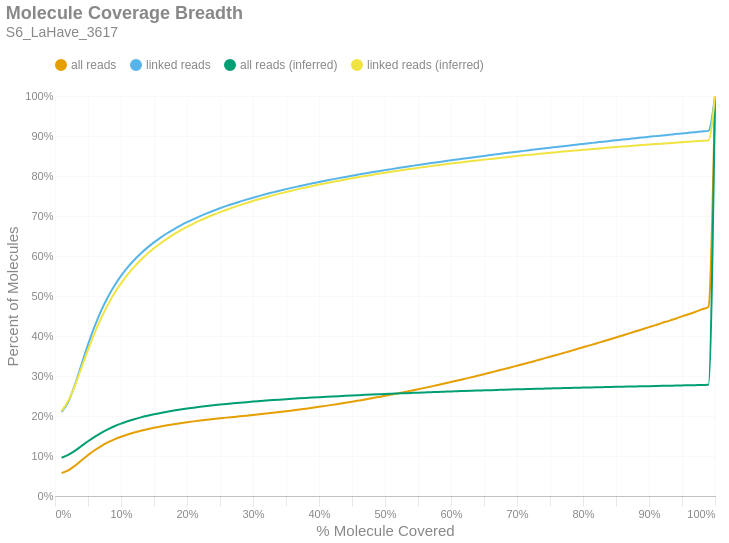

The code cell stored with this chart in its notebook:
### Markdown cell above
### Molecule Read Coverage
This chart shows molecule coverage breadth as computed by the number of bases aligned to that molecule. In other words, "*how much of each unique long molecule is actually sequenced/aligned?*" Keep in mind there is a distinction between sequences and alignments, since some sequences belonging to a particular molecule may not align well and wouldn't appear in the alignment data. This chart also shows molecule coverage breadth as computed by the *inferred fragment* from which the aligned sequences originate. Unlike read coverage, this calculation takes into account the total insert size, including unsequenced gaps between the forward and reverse reads. Like the previous figures, these are cumulative percents.

### Code cell
if SKIPLR:
    print_html(f"Skipped")
else:
    binned_df = consolidated_hist(valids['coverage_bp'], mask, 0.01, True)
    binned_df_inf = consolidated_hist(valids['coverage_inserts'], mask, 0.01, True)
    binned_df = binned_df.with_columns(pl.lit(binned_df_inf['all reads (cumsum)']).alias('all reads (inferred)'))
    binned_df = binned_df.with_columns(pl.lit(binned_df_inf['linked reads (cumsum)']).alias('linked reads (inferred)'))
    binned_df = binned_df.with_columns(
        (pl.col('bin').cast(pl.Float64) + 0.01).alias('right_edge')
    )

    with SafeRender(binned_df):
        (
            density_plot(binned_df, 'Molecule Coverage Breadth', samplename, 'molcov', ['all reads (inferred)','linked reads (inferred)'])
            .encode(
                #x=alt.X('bin:Q', title="% Molecule Covered").axis(format = '%').scale(padding=0),
                x=alt.X('right_edge:Q', title="% Molecule Covered").axis(format='%').scale(padding=0),
                y=alt.Y('value:Q', title='Percent of Molecules')
                    .axis(format='%')
                    .stack(False)
                    .scale(domainMin=0, padding=0),
                color=alt.Color("key:N").scale(domain = ["all reads", "linked reads", "all reads (inferred)", "linked reads (inferred)"]),
                tooltip = [
                    alt.Tooltip("key:N", title = "Data Type"),
                    alt.Tooltip("range_label:N", title="% Molecule Covered"),
                    alt.Tooltip("value:Q", format = ".2%", title="% Molecules")
                ]
            )
        ).display()

### Figure 1 — Vega-Lite specification as saved in the notebook (floating-point values rounded to 4 significant figures)
{"width": "container", "height": 400, "config": {"title": {"anchor": "start", "dy": -15, "fontSize": 18, "color": "#888888", "subtitleColor": "#888888", "subtitleFontSize": 14}, "arc": {"fill": "#0072B2"}, "axis": {"domainColor": "#888888", "domainWidth": 0.5, "gridWidth": 0.2, "grid": false, "titleFontWeight": 400, "titleFontSize": 15, "labelFontSize": 11, "labelColor": "#888888", "tickColor": "#888888", "tickWidth": 0.2, "titleColor": "#888888"}, "axisBand": {"grid": false}, "axisX": {"grid": true, "tickSize": 10, "domainCap": "round"}, "axisY": {"domain": false, "grid": true, "tickSize": 0, "domainCap": "round"}, "background": "transparent", "header": {"labelFontSize": 15, "labelColor": "#888888", "titleFontSize": 15, "titleFontWeight": 600, "titleColor": "#888888"}, "legend": {"labelFont": "sans-serif", "labelFontSize": 12, "labelColor": "#888888", "symbolSize": 100, "symbolType": "circle", "titleFontSize": 12, "titlePadding": 10, "titleColor": "#888888", "title": null, "orient": "top"}, "range": {"category": ["#E69F00", "#56B4E9", "#009E73", "#F0E442", "#0072B2", "#D55E00", "#CC79A7", "#000000"], "diverging": ["#cfe8f3", "#a2d4ec", "#73bfe2", "#46abdb", "#1696d2", "#12719e"]}, "area": {"fill": "#0072B2", "fillOpacity": 0.7, "line": true, "strokeOpacity": 0.7}, "line": {"color": "#0072B2", "stroke": "#0072B2", "strokeWidth": 2}, "trail": {"color": "#0072B2", "stroke": "#0072B2", "strokeWidth": 0, "size": 1}, "point": {"filled": true, "fillOpacity": 1.0, "size": 95}, "text": {"color": "#888888", "fontSize": 11, "align": "right", "fontWeight": 400, "size": 11}, "bar": {"fill": "#0072B2", "stroke": null}, "view": {"stroke": null, "continuousWidth": 660, "continuousHeight": 400}}, "data": {"name": "data-7bb8086bb7e9b8ac607e4c95d8f02e34"}, "mark": {"type": "line", "interpolate": "monotone", "point": {"opacity": 0, "size": 275}}, "encoding": {"color": {"field": "key", "scale": {"domain": ["all reads", "linked reads", "all reads (inferred)", "linked reads (inferred)"]}, "type": "nominal"}, "tooltip": [{"field": "key", "title": "Data Type", "type": "nominal"}, {"field": "range_label", "title": "% Molecule Covered", "type": "nominal"}, {"field": "value", "format": ".2%", "title": "% Molecules", "type": "quantitative"}], "x": {"axis": {"format": "%"}, "field": "right_edge", "scale": {"padding": 0}, "title": "% Molecule Covered", "type": "quantitative"}, "y": {"axis": {"format": "%"}, "field": "value", "scale": {"domainMin": 0, "padding": 0}, "stack": false, "title": "Percent of Molecules", "type": "quantitative"}}, "params": [{"name": "param_c36ac31b6afebe62", "select": {"type": "point", "fields": ["key"]}, "bind": "legend"}], "title": {"text": "Molecule Coverage Breadth", "subtitle": "S6_LaHave_3617"}, "transform": [{"fold": ["all reads (cumsum)", "linked reads (cumsum)", "all reads (inferred)", "linked reads (inferred)"]}, {"calculate": "replace(datum.key, ' (cumsum)', '')", "as": "key"}, {"filter": {"param": "param_c36ac31b6afebe62"}}], "usermeta": {"embedOptions": {"downloadFileName": "S6_LaHave_3617.molcov"}}, "$schema": "https://vega.github.io/schema/vega-lite/v6.1.0.json", "datasets": {"data-7bb8086bb7e9b8ac607e4c95d8f02e34": [{"bin": "0.0", "interval": "0.0-0.01", "all reads": 0.05707, "linked reads": 0.21, "all reads (cumsum)": 0.05707, "linked reads (cumsum)": 0.21, "range_label": "0.0-0.01", "all reads (inferred)": 0.09573, "linked reads (inferred)": 0.2122, "right_edge": 0.01}, {"bin": "0.01", "interval": "0.01-0.02", "all reads": 0.006824, "linked reads": 0.02497, "all reads (cumsum)": 0.0639, "linked reads (cumsum)": 0.235, "range_label": "0.01-0.02", "all reads (inferred)": 0.1028, "linked reads (inferred)": 0.2378, "right_edge": 0.02}, {"bin": "0.02", "interval": "0.02-0.03", "all reads": 0.01135, "linked reads": 0.04215, "all reads (cumsum)": 0.07525, "linked reads (cumsum)": 0.2771, "range_label": "0.02-0.03", "all reads (inferred)": 0.1129, "linked reads (inferred)": 0.2756, "right_edge": 0.03}, {"bin": "0.03", "interval": "0.03-0.04", "all reads": 0.01363, "linked reads": 0.05096, "all reads (cumsum)": 0.08887, "linked reads (cumsum)": 0.3281, "range_label": "0.03-0.04", "all reads (inferred)": 0.1248, "linked reads (inferred)": 0.3202, "right_edge": 0.04}, {"bin": "0.04", "interval": "0.04-0.05", "all reads": 0.01339, "linked reads": 0.05022, "all reads (cumsum)": 0.1023, "linked reads (cumsum)": 0.3783, "range_label": "0.04-0.05", "all reads (inferred)": 0.1368, "linked reads (inferred)": 0.3652, "right_edge": 0.05}, {"bin": "0.05", "interval": "0.05-0.06", "all reads": 0.01213, "linked reads": 0.0455, "all reads (cumsum)": 0.1144, "linked reads (cumsum)": 0.4238, "range_label": "0.05-0.06", "all reads (inferred)": 0.148, "linked reads (inferred)": 0.4072, "right_edge": 0.06}, {"bin": "0.06", "interval": "0.06-0.07", "all reads": 0.01054, "linked reads": 0.03956, "all reads (cumsum)": 0.1249, "linked reads (cumsum)": 0.4634, "range_label": "0.06-0.07", "all reads (inferred)": 0.158, "linked reads (inferred)": 0.4449, "right_edge": 0.07}, {"bin": "0.07", "interval": "0.07-0.08", "all reads": 0.00894, "linked reads": 0.03355, "all reads (cumsum)": 0.1339, "linked reads (cumsum)": 0.4969, "range_label": "0.07-0.08", "all reads (inferred)": 0.1668, "linked reads (inferred)": 0.4778, "right_edge": 0.08}, {"bin": "0.08", "interval": "0.08-0.09", "all reads": 0.007654, "linked reads": 0.02867, "all reads (cumsum)": 0.1415, "linked reads (cumsum)": 0.5256, "range_label": "0.08-0.09", "all reads (inferred)": 0.1744, "linked reads (inferred)": 0.5067, "right_edge": 0.09}, {"bin": "0.09", "interval": "0.09-0.1", "all reads": 0.00657, "linked reads": 0.02455, "all reads (cumsum)": 0.1481, "linked reads (cumsum)": 0.5501, "range_label": "0.09-0.1", "all reads (inferred)": 0.181, "linked reads (inferred)": 0.5317, "right_edge": 0.1}, {"bin": "0.1", "interval": "0.1-0.11", "all reads": 0.005684, "linked reads": 0.0212, "all reads (cumsum)": 0.1538, "linked reads (cumsum)": 0.5713, "range_label": "0.1-0.11", "all reads (inferred)": 0.1869, "linked reads (inferred)": 0.5536, "right_edge": 0.11}, {"bin": "0.11", "interval": "0.11-0.12", "all reads": 0.004974, "linked reads": 0.01856, "all reads (cumsum)": 0.1588, "linked reads (cumsum)": 0.5899, "range_label": "0.11-0.12", "all reads (inferred)": 0.192, "linked reads (inferred)": 0.573, "right_edge": 0.12}, {"bin": "0.12", "interval": "0.12-0.13", "all reads": 0.004377, "linked reads": 0.0163, "all reads (cumsum)": 0.1631, "linked reads (cumsum)": 0.6062, "range_label": "0.12-0.13", "all reads (inferred)": 0.1966, "linked reads (inferred)": 0.5902, "right_edge": 0.13}, {"bin": "0.13", "interval": "0.13-0.14", "all reads": 0.003957, "linked reads": 0.01472, "all reads (cumsum)": 0.1671, "linked reads (cumsum)": 0.6209, "range_label": "0.13-0.14", "all reads (inferred)": 0.2007, "linked reads (inferred)": 0.6055, "right_edge": 0.14}, {"bin": "0.14", "interval": "0.14-0.15", "all reads": 0.00354, "linked reads": 0.01314, "all reads (cumsum)": 0.1706, "linked reads (cumsum)": 0.6341, "range_label": "0.14-0.15", "all reads (inferred)": 0.2044, "linked reads (inferred)": 0.6194, "right_edge": 0.15}, {"bin": "0.15", "interval": "0.15-0.16", "all reads": 0.003223, "linked reads": 0.01193, "all reads (cumsum)": 0.1738, "linked reads (cumsum)": 0.646, "range_label": "0.15-0.16", "all reads (inferred)": 0.2077, "linked reads (inferred)": 0.632, "right_edge": 0.16}, {"bin": "0.16", "interval": "0.16-0.17", "all reads": 0.002963, "linked reads": 0.01094, "all reads (cumsum)": 0.1768, "linked reads (cumsum)": 0.6569, "range_label": "0.16-0.17", "all reads (inferred)": 0.2108, "linked reads (inferred)": 0.6435, "right_edge": 0.17}, {"bin": "0.17", "interval": "0.17-0.18", "all reads": 0.002666, "linked reads": 0.009793, "all reads (cumsum)": 0.1795, "linked reads (cumsum)": 0.6667, "range_label": "0.17-0.18", "all reads (inferred)": 0.2136, "linked reads (inferred)": 0.654, "right_edge": 0.18}, {"bin": "0.18", "interval": "0.18-0.19", "all reads": 0.002517, "linked reads": 0.009176, "all reads (cumsum)": 0.182, "linked reads (cumsum)": 0.6759, "range_label": "0.18-0.19", "all reads (inferred)": 0.2162, "linked reads (inferred)": 0.6638, "right_edge": 0.19}, {"bin": "0.19", "interval": "0.19-0.2", "all reads": 0.002367, "linked reads": 0.008599, "all reads (cumsum)": 0.1844, "linked reads (cumsum)": 0.6845, "range_label": "0.19-0.2", "all reads (inferred)": 0.2186, "linked reads (inferred)": 0.6728, "right_edge": 0.2}, {"bin": "0.2", "interval": "0.2-0.21", "all reads": 0.00219, "linked reads": 0.007893, "all reads (cumsum)": 0.1866, "linked reads (cumsum)": 0.6924, "range_label": "0.2-0.21", "all reads (inferred)": 0.2209, "linked reads (inferred)": 0.6811, "right_edge": 0.21}, {"bin": "0.21", "interval": "0.21-0.22", "all reads": 0.002078, "linked reads": 0.007423, "all reads (cumsum)": 0.1886, "linked reads (cumsum)": 0.6998, "range_label": "0.21-0.22", "all reads (inferred)": 0.2229, "linked reads (inferred)": 0.6889, "right_edge": 0.22}, {"bin": "0.22", "interval": "0.22-0.23", "all reads": 0.001944, "linked reads": 0.006849, "all reads (cumsum)": 0.1906, "linked reads (cumsum)": 0.7067, "range_label": "0.22-0.23", "all reads (inferred)": 0.2249, "linked reads (inferred)": 0.6962, "right_edge": 0.23}, {"bin": "0.23", "interval": "0.23-0.24", "all reads": 0.001866, "linked reads": 0.006543, "all reads (cumsum)": 0.1924, "linked reads (cumsum)": 0.7132, "range_label": "0.23-0.24", "all reads (inferred)": 0.2267, "linked reads (inferred)": 0.7031, "right_edge": 0.24}, {"bin": "0.24", "interval": "0.24-0.25", "all reads": 0.001791, "linked reads": 0.00619, "all reads (cumsum)": 0.1942, "linked reads (cumsum)": 0.7194, "range_label": "0.24-0.25", "all reads (inferred)": 0.2285, "linked reads (inferred)": 0.7096, "right_edge": 0.25}, {"bin": "0.25", "interval": "0.25-0.26", "all reads": 0.001697, "linked reads": 0.005789, "all reads (cumsum)": 0.1959, "linked reads (cumsum)": 0.7252, "range_label": "0.25-0.26", "all reads (inferred)": 0.2301, "linked reads (inferred)": 0.7158, "right_edge": 0.26}, {"bin": "0.26", "interval": "0.26-0.27", "all reads": 0.001652, "linked reads": 0.005518, "all reads (cumsum)": 0.1976, "linked reads (cumsum)": 0.7307, "range_label": "0.26-0.27", "all reads (inferred)": 0.2317, "linked reads (inferred)": 0.7216, "right_edge": 0.27}, {"bin": "0.27", "interval": "0.27-0.28", "all reads": 0.001614, "linked reads": 0.005181, "all reads (cumsum)": 0.1992, "linked reads (cumsum)": 0.7359, "range_label": "0.27-0.28", "all reads (inferred)": 0.2332, "linked reads (inferred)": 0.7272, "right_edge": 0.28}, {"bin": "0.28", "interval": "0.28-0.29", "all reads": 0.001663, "linked reads": 0.005023, "all reads (cumsum)": 0.2009, "linked reads (cumsum)": 0.7409, "range_label": "0.28-0.29", "all reads (inferred)": 0.2346, "linked reads (inferred)": 0.7325, "right_edge": 0.29}, {"bin": "0.29", "interval": "0.29-0.3", "all reads": 0.001696, "linked reads": 0.004832, "all reads (cumsum)": 0.2026, "linked reads (cumsum)": 0.7457, "range_label": "0.29-0.3", "all reads (inferred)": 0.236, "linked reads (inferred)": 0.7376, "right_edge": 0.3}, {"bin": "0.3", "interval": "0.3-0.31", "all reads": 0.001757, "linked reads": 0.00461, "all reads (cumsum)": 0.2043, "linked reads (cumsum)": 0.7503, "range_label": "0.3-0.31", "all reads (inferred)": 0.2373, "linked reads (inferred)": 0.7424, "right_edge": 0.31}, {"bin": "0.31", "interval": "0.31-0.32", "all reads": 0.001818, "linked reads": 0.004493, "all reads (cumsum)": 0.2061, "linked reads (cumsum)": 0.7548, "range_label": "0.31-0.32", "all reads (inferred)": 0.2385, "linked reads (inferred)": 0.7471, "right_edge": 0.32}, {"bin": "0.32", "interval": "0.32-0.33", "all reads": 0.001858, "linked reads": 0.004175, "all reads (cumsum)": 0.208, "linked reads (cumsum)": 0.759, "range_label": "0.32-0.33", "all reads (inferred)": 0.2398, "linked reads (inferred)": 0.7516, "right_edge": 0.33}, {"bin": "0.33", "interval": "0.33-0.34", "all reads": 0.001913, "linked reads": 0.004123, "all reads (cumsum)": 0.2099, "linked reads (cumsum)": 0.7631, "range_label": "0.33-0.34", "all reads (inferred)": 0.2409, "linked reads (inferred)": 0.7559, "right_edge": 0.34}, {"bin": "0.34", "interval": "0.34-0.35", "all reads": 0.001978, "linked reads": 0.003988, "all reads (cumsum)": 0.2119, "linked reads (cumsum)": 0.7671, "range_label": "0.34-0.35", "all reads (inferred)": 0.242, "linked reads (inferred)": 0.76, "right_edge": 0.35}, {"bin": "0.35", "interval": "0.35-0.36", "all reads": 0.002061, "linked reads": 0.003841, "all reads (cumsum)": 0.2139, "linked reads (cumsum)": 0.771, "range_label": "0.35-0.36", "all reads (inferred)": 0.2431, "linked reads (inferred)": 0.7639, "right_edge": 0.36}, {"bin": "0.36", "interval": "0.36-0.37", "all reads": 0.002108, "linked reads": 0.003639, "all reads (cumsum)": 0.216, "linked reads (cumsum)": 0.7746, "range_label": "0.36-0.37", "all reads (inferred)": 0.2441, "linked reads (inferred)": 0.7678, "right_edge": 0.37}, {"bin": "0.37", "interval": "0.37-0.38", "all reads": 0.002198, "linked reads": 0.003631, "all reads (cumsum)": 0.2182, "linked reads (cumsum)": 0.7782, "range_label": "0.37-0.38", "all reads (inferred)": 0.2451, "linked reads (inferred)": 0.7715, "right_edge": 0.38}, {"bin": "0.38", "interval": "0.38-0.39", "all reads": 0.002275, "linked reads": 0.003432, "all reads (cumsum)": 0.2205, "linked reads (cumsum)": 0.7817, "range_label": "0.38-0.39", "all reads (inferred)": 0.2461, "linked reads (inferred)": 0.775, "right_edge": 0.39}, {"bin": "0.39", "interval": "0.39-0.4", "all reads": 0.002385, "linked reads": 0.003409, "all reads (cumsum)": 0.2229, "linked reads (cumsum)": 0.7851, "range_label": "0.39-0.4", "all reads (inferred)": 0.247, "linked reads (inferred)": 0.7785, "right_edge": 0.4}, {"bin": "0.4", "interval": "0.4-0.41", "all reads": 0.002401, "linked reads": 0.003247, "all reads (cumsum)": 0.2253, "linked reads (cumsum)": 0.7883, "range_label": "0.4-0.41", "all reads (inferred)": 0.2479, "linked reads (inferred)": 0.7818, "right_edge": 0.41}, {"bin": "0.41", "interval": "0.41-0.42", "all reads": 0.002488, "linked reads": 0.003212, "all reads (cumsum)": 0.2278, "linked reads (cumsum)": 0.7915, "range_label": "0.41-0.42", "all reads (inferred)": 0.2488, "linked reads (inferred)": 0.7851, "right_edge": 0.42}, {"bin": "0.42", "interval": "0.42-0.43", "all reads": 0.002582, "linked reads": 0.003128, "all reads (cumsum)": 0.2304, "linked reads (cumsum)": 0.7947, "range_label": "0.42-0.43", "all reads (inferred)": 0.2497, "linked reads (inferred)": 0.7883, "right_edge": 0.43}, {"bin": "0.43", "interval": "0.43-0.44", "all reads": 0.002627, "linked reads": 0.003029, "all reads (cumsum)": 0.233, "linked reads (cumsum)": 0.7977, "range_label": "0.43-0.44", "all reads (inferred)": 0.2505, "linked reads (inferred)": 0.7914, "right_edge": 0.44}, {"bin": "0.44", "interval": "0.44-0.45", "all reads": 0.002738, "linked reads": 0.002978, "all reads (cumsum)": 0.2357, "linked reads (cumsum)": 0.8007, "range_label": "0.44-0.45", "all reads (inferred)": 0.2513, "linked reads (inferred)": 0.7944, "right_edge": 0.45}, {"bin": "0.45", "interval": "0.45-0.46", "all reads": 0.002814, "linked reads": 0.002952, "all reads (cumsum)": 0.2386, "linked reads (cumsum)": 0.8036, "range_label": "0.45-0.46", "all reads (inferred)": 0.2521, "linked reads (inferred)": 0.7972, "right_edge": 0.46}, {"bin": "0.46", "interval": "0.46-0.47", "all reads": 0.002852, "linked reads": 0.002824, "all reads (cumsum)": 0.2414, "linked reads (cumsum)": 0.8064, "range_label": "0.46-0.47", "all reads (inferred)": 0.2529, "linked reads (inferred)": 0.8, "right_edge": 0.47}, {"bin": "0.47", "interval": "0.47-0.48", "all reads": 0.002969, "linked reads": 0.002777, "all reads (cumsum)": 0.2444, "linked reads (cumsum)": 0.8092, "range_label": "0.47-0.48", "all reads (inferred)": 0.2536, "linked reads (inferred)": 0.8028, "right_edge": 0.48}, {"bin": "0.48", "interval": "0.48-0.49", "all reads": 0.002904, "linked reads": 0.002666, "all reads (cumsum)": 0.2473, "linked reads (cumsum)": 0.8119, "range_label": "0.48-0.49", "all reads (inferred)": 0.2544, "linked reads (inferred)": 0.8055, "right_edge": 0.49}, {"bin": "0.49", "interval": "0.49-0.5", "all reads": 0.003297, "linked reads": 0.002806, "all reads (cumsum)": 0.2506, "linked reads (cumsum)": 0.8147, "range_label": "0.49-0.5", "all reads (inferred)": 0.2551, "linked reads (inferred)": 0.8082, "right_edge": 0.5}, {"bin": "0.5", "interval": "0.5-0.51", "all reads": 0.002928, "linked reads": 0.002522, "all reads (cumsum)": 0.2535, "linked reads (cumsum)": 0.8172, "range_label": "0.5-0.51", "all reads (inferred)": 0.2558, "linked reads (inferred)": 0.8107, "right_edge": 0.51}, {"bin": "0.51", "interval": "0.51-0.52", "all reads": 0.003315, "linked reads": 0.00263, "all reads (cumsum)": 0.2568, "linked reads (cumsum)": 0.8198, "range_label": "0.51-0.52", "all reads (inferred)": 0.2565, "linked reads (inferred)": 0.8131, "right_edge": 0.52}, {"bin": "0.52", "interval": "0.52-0.53", "all reads": 0.003268, "linked reads": 0.002571, "all reads (cumsum)": 0.2601, "linked reads (cumsum)": 0.8224, "range_label": "0.52-0.53", "all reads (inferred)": 0.2571, "linked reads (inferred)": 0.8156, "right_edge": 0.53}, {"bin": "0.53", "interval": "0.53-0.54", "all reads": 0.003367, "linked reads": 0.002535, "all reads (cumsum)": 0.2635, "linked reads (cumsum)": 0.8249, "range_label": "0.53-0.54", "all reads (inferred)": 0.2578, "linked reads (inferred)": 0.8179, "right_edge": 0.54}, {"bin": "0.54", "interval": "0.54-0.55", "all reads": 0.003381, "linked reads": 0.002502, "all reads (cumsum)": 0.2668, "linked reads (cumsum)": 0.8275, "range_label": "0.54-0.55", "all reads (inferred)": 0.2584, "linked reads (inferred)": 0.8203, "right_edge": 0.55}, {"bin": "0.55", "interval": "0.55-0.56", "all reads": 0.003487, "linked reads": 0.00241, "all reads (cumsum)": 0.2703, "linked reads (cumsum)": 0.8299, "range_label": "0.55-0.56", "all reads (inferred)": 0.259, "linked reads (inferred)": 0.8225, "right_edge": 0.56}, {"bin": "0.56", "interval": "0.56-0.57", "all reads": 0.003568, "linked reads": 0.002386, "all reads (cumsum)": 0.2739, "linked reads (cumsum)": 0.8322, "range_label": "0.56-0.57", "all reads (inferred)": 0.2596, "linked reads (inferred)": 0.8247, "right_edge": 0.57}, {"bin": "0.57", "interval": "0.57-0.58", "all reads": 0.003595, "linked reads": 0.002329, "all reads (cumsum)": 0.2775, "linked reads (cumsum)": 0.8346, "range_label": "0.57-0.58", "all reads (inferred)": 0.2602, "linked reads (inferred)": 0.8269, "right_edge": 0.58}, {"bin": "0.58", "interval": "0.58-0.59", "all reads": 0.003708, "linked reads": 0.002273, "all reads (cumsum)": 0.2812, "linked reads (cumsum)": 0.8368, "range_label": "0.58-0.59", "all reads (inferred)": 0.2608, "linked reads (inferred)": 0.829, "right_edge": 0.59}, {"bin": "0.59", "interval": "0.59-0.6", "all reads": 0.003827, "linked reads": 0.002312, "all reads (cumsum)": 0.285, "linked reads (cumsum)": 0.8392, "range_label": "0.59-0.6", "all reads (inferred)": 0.2614, "linked reads (inferred)": 0.8311, "right_edge": 0.6}, {"bin": "0.6", "interval": "0.6-0.61", "all reads": 0.003712, "linked reads": 0.002261, "all reads (cumsum)": 0.2887, "linked reads (cumsum)": 0.8414, "range_label": "0.6-0.61", "all reads (inferred)": 0.262, "linked reads (inferred)": 0.8332, "right_edge": 0.61}, {"bin": "0.61", "interval": "0.61-0.62", "all reads": 0.003924, "linked reads": 0.002242, "all reads (cumsum)": 0.2927, "linked reads (cumsum)": 0.8437, "range_label": "0.61-0.62", "all reads (inferred)": 0.2625, "linked reads (inferred)": 0.8352, "right_edge": 0.62}, {"bin": "0.62", "interval": "0.62-0.63", "all reads": 0.003915, "linked reads": 0.002239, "all reads (cumsum)": 0.2966, "linked reads (cumsum)": 0.8459, "range_label": "0.62-0.63", "all reads (inferred)": 0.2631, "linked reads (inferred)": 0.8371, "right_edge": 0.63}, {"bin": "0.63", "interval": "0.63-0.64", "all reads": 0.003995, "linked reads": 0.002168, "all reads (cumsum)": 0.3006, "linked reads (cumsum)": 0.8481, "range_label": "0.63-0.64", "all reads (inferred)": 0.2636, "linked reads (inferred)": 0.839, "right_edge": 0.64}, {"bin": "0.64", "interval": "0.64-0.65", "all reads": 0.003975, "linked reads": 0.002083, "all reads (cumsum)": 0.3045, "linked reads (cumsum)": 0.8502, "range_label": "0.64-0.65", "all reads (inferred)": 0.2641, "linked reads (inferred)": 0.8409, "right_edge": 0.65}, {"bin": "0.65", "interval": "0.65-0.66", "all reads": 0.004284, "linked reads": 0.002244, "all reads (cumsum)": 0.3088, "linked reads (cumsum)": 0.8524, "range_label": "0.65-0.66", "all reads (inferred)": 0.2646, "linked reads (inferred)": 0.8428, "right_edge": 0.66}, {"bin": "0.66", "interval": "0.66-0.67", "all reads": 0.004068, "linked reads": 0.002081, "all reads (cumsum)": 0.3129, "linked reads (cumsum)": 0.8545, "range_label": "0.66-0.67", "all reads (inferred)": 0.2651, "linked reads (inferred)": 0.8446, "right_edge": 0.67}, {"bin": "0.67", "interval": "0.67-0.68", "all reads": 0.004246, "linked reads": 0.002124, "all reads (cumsum)": 0.3171, "linked reads (cumsum)": 0.8566, "range_label": "0.67-0.68", "all reads (inferred)": 0.2656, "linked reads (inferred)": 0.8464, "right_edge": 0.68}, {"bin": "0.68", "interval": "0.68-0.69", "all reads": 0.004196, "linked reads": 0.002063, "all reads (cumsum)": 0.3213, "linked reads (cumsum)": 0.8587, "range_label": "0.68-0.69", "all reads (inferred)": 0.2661, "linked reads (inferred)": 0.8482, "right_edge": 0.69}, {"bin": "0.69", "interval": "0.69-0.7", "all reads": 0.004376, "linked reads": 0.00207, "all reads (cumsum)": 0.3257, "linked reads (cumsum)": 0.8607, "range_label": "0.69-0.7", "all reads (inferred)": 0.2666, "linked reads (inferred)": 0.8499, "right_edge": 0.7}, {"bin": "0.7", "interval": "0.7-0.71", "all reads": 0.004337, "linked reads": 0.002078, "all reads (cumsum)": 0.3301, "linked reads (cumsum)": 0.8628, "range_label": "0.7-0.71", "all reads (inferred)": 0.2671, "linked reads (inferred)": 0.8516, "right_edge": 0.71}, {"bin": "0.71", "interval": "0.71-0.72", "all reads": 0.004368, "linked reads": 0.001956, "all reads (cumsum)": 0.3344, "linked reads (cumsum)": 0.8648, "range_label": "0.71-0.72", "all reads (inferred)": 0.2675, "linked reads (inferred)": 0.8533, "right_edge": 0.72}, {"bin": "0.72", "interval": "0.72-0.73", "all reads": 0.004556, "linked reads": 0.001982, "all reads (cumsum)": 0.339, "linked reads (cumsum)": 0.8668, "range_label": "0.72-0.73", "all reads (inferred)": 0.268, "linked reads (inferred)": 0.8549, "right_edge": 0.73}, {"bin": "0.73", "interval": "0.73-0.74", "all reads": 0.004487, "linked reads": 0.00198, "all reads (cumsum)": 0.3435, "linked reads (cumsum)": 0.8687, "range_label": "0.73-0.74", "all reads (inferred)": 0.2684, "linked reads (inferred)": 0.8565, "right_edge": 0.74}, {"bin": "0.74", "interval": "0.74-0.75", "all reads": 0.004781, "linked reads": 0.001961, "all reads (cumsum)": 0.3482, "linked reads (cumsum)": 0.8707, "range_label": "0.74-0.75", "all reads (inferred)": 0.2689, "linked reads (inferred)": 0.8581, "right_edge": 0.75}, {"bin": "0.75", "interval": "0.75-0.76", "all reads": 0.004477, "linked reads": 0.001849, "all reads (cumsum)": 0.3527, "linked reads (cumsum)": 0.8725, "range_label": "0.75-0.76", "all reads (inferred)": 0.2693, "linked reads (inferred)": 0.8595, "right_edge": 0.76}, {"bin": "0.76", "interval": "0.76-0.77", "all reads": 0.004663, "linked reads": 0.001945, "all reads (cumsum)": 0.3574, "linked reads (cumsum)": 0.8745, "range_label": "0.76-0.77", "all reads (inferred)": 0.2697, "linked reads (inferred)": 0.8611, "right_edge": 0.77}, {"bin": "0.77", "interval": "0.77-0.78", "all reads": 0.004682, "linked reads": 0.001923, "all reads (cumsum)": 0.3621, "linked reads (cumsum)": 0.8764, "range_label": "0.77-0.78", "all reads (inferred)": 0.2701, "linked reads (inferred)": 0.8626, "right_edge": 0.78}, {"bin": "0.78", "interval": "0.78-0.79", "all reads": 0.004771, "linked reads": 0.00188, "all reads (cumsum)": 0.3668, "linked reads (cumsum)": 0.8783, "range_label": "0.78-0.79", "all reads (inferred)": 0.2705, "linked reads (inferred)": 0.864, "right_edge": 0.79}, {"bin": "0.79", "interval": "0.79-0.8", "all reads": 0.005027, "linked reads": 0.001921, "all reads (cumsum)": 0.3719, "linked reads (cumsum)": 0.8802, "range_label": "0.79-0.8", "all reads (inferred)": 0.2709, "linked reads (inferred)": 0.8655, "right_edge": 0.8}, {"bin": "0.8", "interval": "0.8-0.81", "all reads": 0.004681, "linked reads": 0.001829, "all reads (cumsum)": 0.3765, "linked reads (cumsum)": 0.882, "range_label": "0.8-0.81", "all reads (inferred)": 0.2713, "linked reads (inferred)": 0.8669, "right_edge": 0.81}, {"bin": "0.81", "interval": "0.81-0.82", "all reads": 0.004828, "linked reads": 0.001855, "all reads (cumsum)": 0.3814, "linked reads (cumsum)": 0.8839, "range_label": "0.81-0.82", "all reads (inferred)": 0.2717, "linked reads (inferred)": 0.8682, "right_edge": 0.82}, {"bin": "0.82", "interval": "0.82-0.83", "all reads": 0.004991, "linked reads": 0.001773, "all reads (cumsum)": 0.3864, "linked reads (cumsum)": 0.8857, "range_label": "0.82-0.83", "all reads (inferred)": 0.2721, "linked reads (inferred)": 0.8696, "right_edge": 0.83}, {"bin": "0.83", "interval": "0.83-0.84", "all reads": 0.004983, "linked reads": 0.001849, "all reads (cumsum)": 0.3913, "linked reads (cumsum)": 0.8875, "range_label": "0.83-0.84", "all reads (inferred)": 0.2725, "linked reads (inferred)": 0.871, "right_edge": 0.84}, {"bin": "0.84", "interval": "0.84-0.85", "all reads": 0.004963, "linked reads": 0.001734, "all reads (cumsum)": 0.3963, "linked reads (cumsum)": 0.8892, "range_label": "0.84-0.85", "all reads (inferred)": 0.2729, "linked reads (inferred)": 0.8722, "right_edge": 0.85}, {"bin": "0.85", "interval": "0.85-0.86", "all reads": 0.005119, "linked reads": 0.001797, "all reads (cumsum)": 0.4014, "linked reads (cumsum)": 0.891, "range_label": "0.85-0.86", "all reads (inferred)": 0.2732, "linked reads (inferred)": 0.8736, "right_edge": 0.86}, {"bin": "0.86", "interval": "0.86-0.87", "all reads": 0.005058, "linked reads": 0.001743, "all reads (cumsum)": 0.4065, "linked reads (cumsum)": 0.8928, "range_label": "0.86-0.87", "all reads (inferred)": 0.2736, "linked reads (inferred)": 0.8748, "right_edge": 0.87}, {"bin": "0.87", "interval": "0.87-0.88", "all reads": 0.005204, "linked reads": 0.001753, "all reads (cumsum)": 0.4117, "linked reads (cumsum)": 0.8945, "range_label": "0.87-0.88", "all reads (inferred)": 0.274, "linked reads (inferred)": 0.8761, "right_edge": 0.88}, {"bin": "0.88", "interval": "0.88-0.89", "all reads": 0.005113, "linked reads": 0.00172, "all reads (cumsum)": 0.4168, "linked reads (cumsum)": 0.8963, "range_label": "0.88-0.89", "all reads (inferred)": 0.2743, "linked reads (inferred)": 0.8773, "right_edge": 0.89}, {"bin": "0.89", "interval": "0.89-0.9", "all reads": 0.005307, "linked reads": 0.001769, "all reads (cumsum)": 0.4221, "linked reads (cumsum)": 0.898, "range_label": "0.89-0.9", "all reads (inferred)": 0.2747, "linked reads (inferred)": 0.8785, "right_edge": 0.9}, {"bin": "0.9", "interval": "0.9-0.91", "all reads": 0.005019, "linked reads": 0.001667, "all reads (cumsum)": 0.4271, "linked reads (cumsum)": 0.8997, "range_label": "0.9-0.91", "all reads (inferred)": 0.275, "linked reads (inferred)": 0.8797, "right_edge": 0.91}, {"bin": "0.91", "interval": "0.91-0.92", "all reads": 0.005674, "linked reads": 0.001668, "all reads (cumsum)": 0.4328, "linked reads (cumsum)": 0.9014, "range_label": "0.91-0.92", "all reads (inferred)": 0.2753, "linked reads (inferred)": 0.8809, "right_edge": 0.92}, {"bin": "0.92", "interval": "0.92-0.93", "all reads": 0.004981, "linked reads": 0.00165, "all reads (cumsum)": 0.4378, "linked reads (cumsum)": 0.903, "range_label": "0.92-0.93", "all reads (inferred)": 0.2757, "linked reads (inferred)": 0.8821, "right_edge": 0.93}, {"bin": "0.93", "interval": "0.93-0.94", "all reads": 0.005456, "linked reads": 0.001699, "all reads (cumsum)": 0.4432, "linked reads (cumsum)": 0.9047, "range_label": "0.93-0.94", "all reads (inferred)": 0.276, "linked reads (inferred)": 0.8833, "right_edge": 0.94}, {"bin": "0.94", "interval": "0.94-0.95", "all reads": 0.005924, "linked reads": 0.001661, "all reads (cumsum)": 0.4492, "linked reads (cumsum)": 0.9064, "range_label": "0.94-0.95", "all reads (inferred)": 0.2764, "linked reads (inferred)": 0.8845, "right_edge": 0.95}, {"bin": "0.95", "interval": "0.95-0.96", "all reads": 0.00507, "linked reads": 0.001624, "all reads (cumsum)": 0.4542, "linked reads (cumsum)": 0.908, "range_label": "0.95-0.96", "all reads (inferred)": 0.2768, "linked reads (inferred)": 0.8857, "right_edge": 0.96}, {"bin": "0.96", "interval": "0.96-0.97", "all reads": 0.005872, "linked reads": 0.001619, "all reads (cumsum)": 0.4601, "linked reads (cumsum)": 0.9096, "range_label": "0.96-0.97", "all reads (inferred)": 0.2772, "linked reads (inferred)": 0.887, "right_edge": 0.97}, {"bin": "0.97", "interval": "0.97-0.98", "all reads": 0.0064, "linked reads": 0.00155, "all reads (cumsum)": 0.4665, "linked reads (cumsum)": 0.9112, "range_label": "0.97-0.98", "all reads (inferred)": 0.2776, "linked reads (inferred)": 0.8882, "right_edge": 0.98}, {"bin": "0.98", "interval": "0.98-0.99", "all reads": 0.005983, "linked reads": 0.001623, "all reads (cumsum)": 0.4725, "linked reads (cumsum)": 0.9128, "range_label": "0.98-0.99", "all reads (inferred)": 0.2779, "linked reads (inferred)": 0.889, "right_edge": 0.99}, {"bin": "0.99", "interval": "0.99-1.0", "all reads": 0.5275, "linked reads": 0.08721, "all reads (cumsum)": 1.0, "linked reads (cumsum)": 1.0, "range_label": "0.99-1.0", "all reads (inferred)": 1.0, "linked reads (inferred)": 1.0, "right_edge": 1.0}]}}
